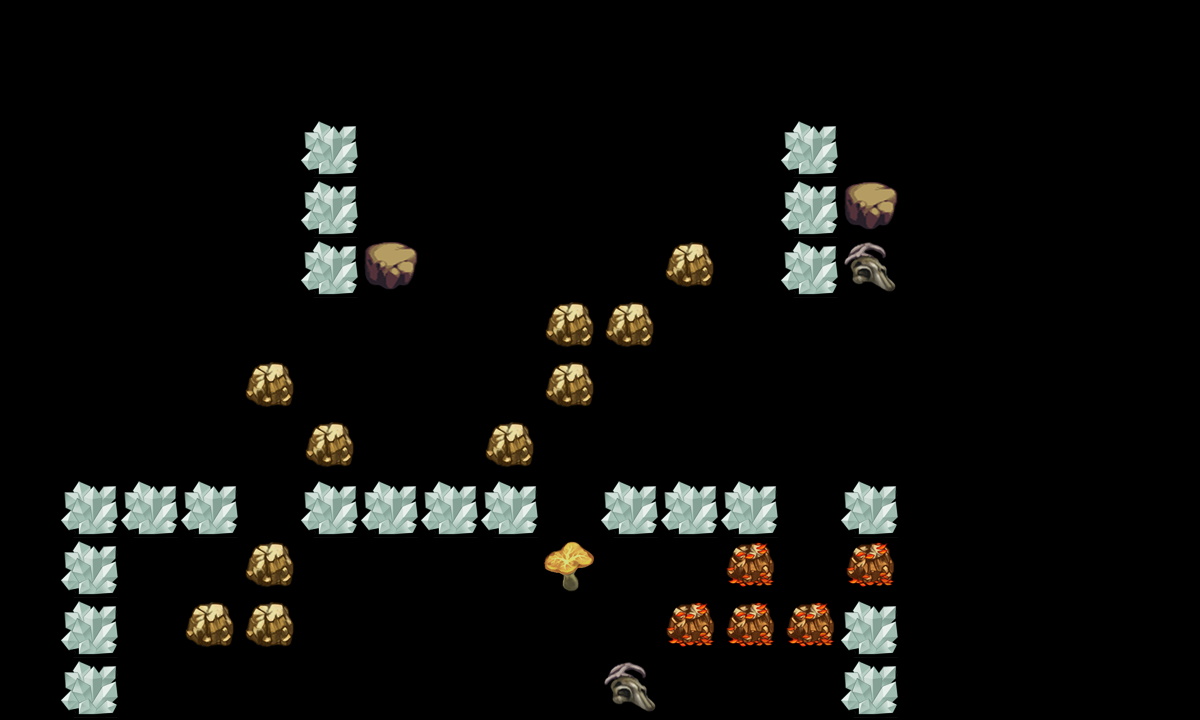

This is a level from a 2D game, rendered from its Tiled map with the project's own tilesets. A one-line summary and the map file follow, with tile-layer data summarised:
An orthogonal 20x12 tile map with 60x60 px tiles, 2 tile layers (canDes, cannotDes) and 16 objects (re3, re1, re2, tankpoint, re4, ...).

<map version="1.0" orientation="orthogonal" width="20" height="12" tilewidth="60" tileheight="60">
 <tileset firstgid="1" name="tmw_desert_spacing" tilewidth="60" tileheight="60">
  <image source="tmw_desert_spacing.png" width="480" height="300" />
  <tile id="30">
   <properties>
    <property name="canDes" value="1" />
   </properties>
  </tile>
 </tileset>
 <layer name="canDes" width="20" height="12">
  <data>[240 cells, 20 non-empty, 5 distinct tile ids]</data>
 </layer>
 <layer name="cannotDes" width="20" height="12">
  <data>[240 cells, 22 non-empty, 1 distinct tile ids]</data>
 </layer>
 <objectgroup name="spawnPoints" width="20" height="12">
  <object name="re3" x="147" y="312" width="60" height="60" />
  <object name="re1" x="660" y="119" width="60" height="60" />
  <object name="re2" x="150" y="109" width="60" height="60" />
  <object name="tankpoint" x="480" y="599" width="60" height="60" />
  <object name="re4" x="721" y="361" width="60" height="60" />
  <object name="re5" x="379" y="344" width="60" height="60" />
  <object name="re6" x="417" y="114" width="60" height="60" />
  <object name="re7" x="335" y="574" width="55" height="59" />
 </objectgroup>
 <objectgroup name="roadPoints" width="20" height="12" visible="0">
  <object name="p1" x="300" y="660" width="60" height="60" />
  <object name="p2" x="297" y="423" width="60" height="60" />
  <object name="p3" x="599" y="419" width="60" height="60" />
  <object name="p4" x="600" y="56" width="60" height="60" />
 </objectgroup>
 <objectgroup name="bossPoint" width="20" height="12">
  <object name="boss1" x="540" y="176" width="60" height="60" />
 </objectgroup>
 <objectgroup name="buildingPoint" width="20" height="12" visible="0">
  <object name="building1" x="1138" y="59" width="60" height="60" />
 </objectgroup>
 <objectgroup name="endPoint" width="20" height="12">
  <object name="endpoint" x="539" y="69" width="60" height="60" />
 </objectgroup>
 <objectgroup name="morePoint" width="20" height="12">
  <object name="morepoint" x="840" y="359" width="60" height="60" />
 </objectgroup>
</map>
